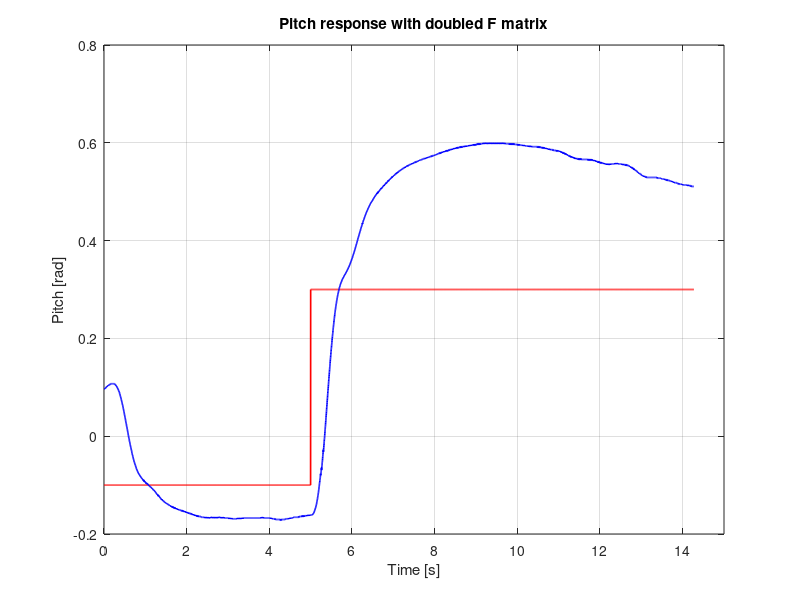

Write the MATLAB code that produced this figure.
F_22 = load('F_22.mat');
F_22 = F_22.F_22;

figure(1);
plot(F_22(1,:), F_22(2,:), 'r', 'LineWidth', 1.2);
hold on;
grid on;
plot(F_22(1,:), F_22(3,:), 'b', 'LineWidth', 1.2);
xlabel('Time [s]');
ylabel('Pitch [rad]');
xlim([0 15])
title('Pitch response with doubled F matrix');